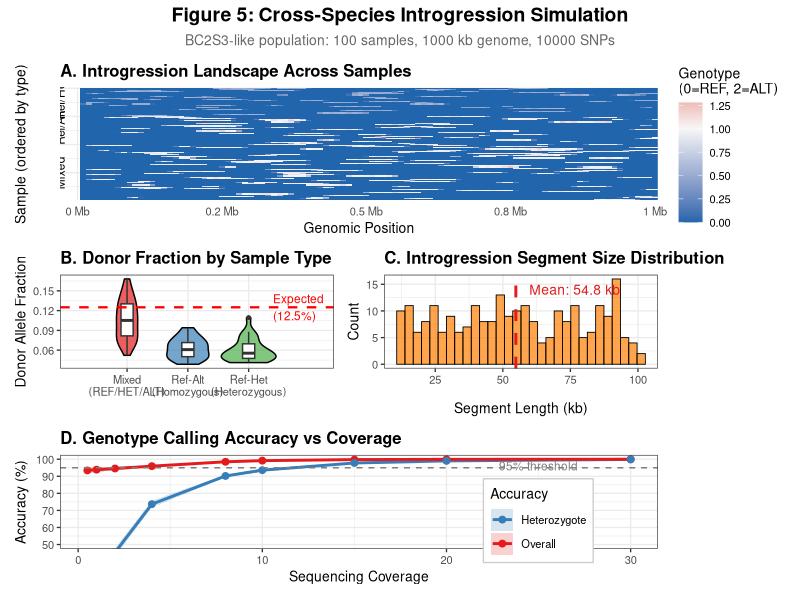
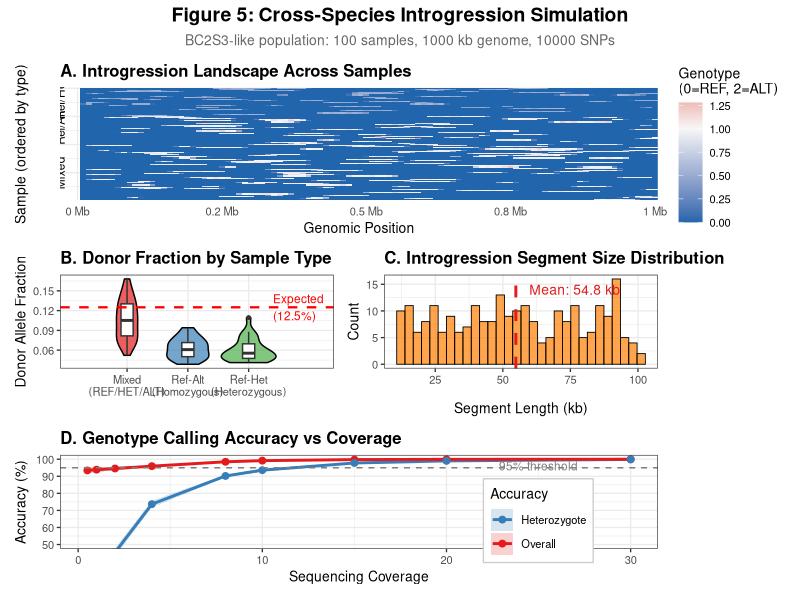

Here is the R script that generated these plots, in order:
#!/usr/bin/env Rscript
# Figure 5: Cross-Species Introgression Simulation
# Demonstrates BC2S3-like introgression breeding simulation
#
# Panels:
#   A: Introgression landscape across samples (heatmap)
#   B: Donor fraction distribution by sample type
#   C: Introgression segment size distribution
#   D: Genotype accuracy at different coverages
#
# Usage: Rscript scripts/paper_fig/fig5_introgression_simulation.R

library(ggplot2)
library(patchwork)
library(data.table)

# Output directory
out_dir <- "scripts/paper_fig/output"
dir.create(out_dir, showWarnings = FALSE, recursive = TRUE)

cat("=== Figure 5: Cross-Species Introgression Simulation ===\n")

# -----------------------------------------------------------------------------
# Simulate BC2S3-like introgression population
# -----------------------------------------------------------------------------

set.seed(42)

# Parameters (matching 22_simulate_controlled_introgressions.R)
genome_size <- 1000000  # 1 Mb for speed
n_samples <- 100
n_snps <- 10000
snp_positions <- sort(sample(1:genome_size, n_snps))

# Sample types
n_mixed <- 50      # REF, HET, ALT
n_ref_alt <- 25    # Homozygous only
n_ref_het <- 25    # REF and HET only

cat("Simulating introgression population...\n")
cat("  Genome size:", genome_size, "bp\n")
cat("  Samples:", n_samples, "\n")
cat("  SNPs:", n_snps, "\n")

# Generate introgression segments for each sample
generate_introgressions <- function(genome_size, target_frac = 0.125,
                                    min_len = 10000, max_len = 100000) {
  segments <- list()
  total_introg <- 0
  target_bp <- genome_size * target_frac

  while (total_introg < target_bp * 0.8) {
    start <- sample(1:(genome_size - min_len), 1)
    len <- runif(1, min_len, max_len)
    end <- min(start + len, genome_size)

    segments[[length(segments) + 1]] <- c(start, end)
    total_introg <- total_introg + (end - start)

    if (length(segments) > 20) break  # Safety limit
  }

  do.call(rbind, segments)
}

# Generate genotypes based on introgression segments
generate_genotypes <- function(snp_positions, introgressions, sample_type) {
  n_snps <- length(snp_positions)
  genotypes <- rep(0, n_snps)  # Default: REF/REF

  if (is.null(introgressions) || nrow(introgressions) == 0) {
    return(genotypes)
  }

  # Mark SNPs in introgression regions
  for (i in 1:nrow(introgressions)) {
    in_region <- snp_positions >= introgressions[i, 1] &
                 snp_positions <= introgressions[i, 2]

    if (sample_type == "mixed") {
      # Random genotypes: 0, 1, or 2
      genotypes[in_region] <- sample(0:2, sum(in_region), replace = TRUE,
                                     prob = c(0.25, 0.5, 0.25))
    } else if (sample_type == "ref_alt") {
      # Homozygous only: 0 or 2
      genotypes[in_region] <- sample(c(0, 2), sum(in_region), replace = TRUE)
    } else if (sample_type == "ref_het") {
      # REF or HET only: 0 or 1
      genotypes[in_region] <- sample(0:1, sum(in_region), replace = TRUE)
    }
  }

  genotypes
}

# Generate all samples
samples <- list()
sample_info <- data.frame(
  sample_id = character(),
  type = character(),
  donor_fraction = numeric(),
  n_introgressions = integer(),
  stringsAsFactors = FALSE
)

for (i in 1:n_samples) {
  if (i <= n_mixed) {
    type <- "mixed"
  } else if (i <= n_mixed + n_ref_alt) {
    type <- "ref_alt"
  } else {
    type <- "ref_het"
  }

  # Generate introgressions
  introg <- generate_introgressions(genome_size,
                                    target_frac = runif(1, 0.08, 0.18))

  # Generate genotypes
  geno <- generate_genotypes(snp_positions, introg, type)

  samples[[i]] <- list(
    genotypes = geno,
    introgressions = introg,
    type = type
  )

  # Calculate donor fraction
  donor_frac <- mean(geno > 0)

  sample_info <- rbind(sample_info, data.frame(
    sample_id = paste0("sample", i),
    type = type,
    donor_fraction = donor_frac,
    n_introgressions = nrow(introg),
    stringsAsFactors = FALSE
  ))
}

cat("Sample types:\n")
print(table(sample_info$type))

# -----------------------------------------------------------------------------
# Panel A: Introgression Landscape (Heatmap)
# -----------------------------------------------------------------------------

cat("\nGenerating Panel A: Introgression Landscape...\n")

# Create genotype matrix for heatmap
geno_matrix <- do.call(rbind, lapply(samples, function(s) s$genotypes))
rownames(geno_matrix) <- sample_info$sample_id

# Bin SNPs for visualization
n_bins <- 100
bin_size <- ceiling(n_snps / n_bins)
binned_geno <- matrix(0, nrow = n_samples, ncol = n_bins)

for (b in 1:n_bins) {
  start_idx <- (b - 1) * bin_size + 1
  end_idx <- min(b * bin_size, n_snps)
  binned_geno[, b] <- rowMeans(geno_matrix[, start_idx:end_idx, drop = FALSE])
}

# Convert to long format
heatmap_data <- expand.grid(
  sample = 1:n_samples,
  bin = 1:n_bins
)
heatmap_data$value <- as.vector(binned_geno)
heatmap_data$type <- sample_info$type[heatmap_data$sample]

# Order samples by type and donor fraction
sample_order <- order(sample_info$type, sample_info$donor_fraction)
heatmap_data$sample_ordered <- match(heatmap_data$sample, sample_order)

panel_a <- ggplot(heatmap_data, aes(x = bin, y = sample_ordered, fill = value)) +
  geom_tile() +
  scale_fill_gradient2(low = "#2166AC", mid = "#F7F7F7", high = "#B2182B",
                       midpoint = 1, name = "Genotype\n(0=REF, 2=ALT)") +
  scale_x_continuous(expand = c(0, 0),
                     labels = function(x) paste0(round(x/n_bins * genome_size/1e6, 1), " Mb")) +
  scale_y_continuous(expand = c(0, 0)) +
  labs(
    title = "A. Introgression Landscape Across Samples",
    x = "Genomic Position",
    y = "Sample (ordered by type)"
  ) +
  theme_minimal(base_size = 10) +
  theme(
    plot.title = element_text(face = "bold", size = 12),
    axis.text.y = element_blank(),
    legend.position = "right"
  ) +
  # Add type annotations
  annotate("text", x = -3, y = 25, label = "Mixed", angle = 90, size = 3, hjust = 0.5) +
  annotate("text", x = -3, y = 65, label = "Ref/Alt", angle = 90, size = 3, hjust = 0.5) +
  annotate("text", x = -3, y = 90, label = "Ref/Het", angle = 90, size = 3, hjust = 0.5)

# -----------------------------------------------------------------------------
# Panel B: Donor Fraction Distribution
# -----------------------------------------------------------------------------

cat("Generating Panel B: Donor Fraction Distribution...\n")

sample_info$type_label <- factor(sample_info$type,
  levels = c("mixed", "ref_alt", "ref_het"),
  labels = c("Mixed\n(REF/HET/ALT)", "Ref-Alt\n(Homozygous)", "Ref-Het\n(Heterozygous)"))

panel_b <- ggplot(sample_info, aes(x = type_label, y = donor_fraction, fill = type_label)) +
  geom_violin(alpha = 0.7, color = "black") +
  geom_boxplot(width = 0.2, fill = "white", outlier.size = 1) +
  geom_hline(yintercept = 0.125, linetype = "dashed", color = "red", linewidth = 0.8) +
  scale_fill_manual(values = c("#E41A1C", "#377EB8", "#4DAF4A")) +
  annotate("text", x = 3.4, y = 0.125, label = "Expected\n(12.5%)",
           color = "red", size = 3, hjust = 0) +
  labs(
    title = "B. Donor Fraction by Sample Type",
    x = "",
    y = "Donor Allele Fraction"
  ) +
  theme_bw(base_size = 10) +
  theme(
    plot.title = element_text(face = "bold", size = 12),
    legend.position = "none"
  ) +
  coord_cartesian(xlim = c(0.5, 3.8))

# -----------------------------------------------------------------------------
# Panel C: Introgression Segment Size Distribution
# -----------------------------------------------------------------------------

cat("Generating Panel C: Segment Size Distribution...\n")

# Collect all introgression segments
all_segments <- list()
for (i in 1:n_samples) {
  introg <- samples[[i]]$introgressions
  if (!is.null(introg) && nrow(introg) > 0) {
    for (j in 1:nrow(introg)) {
      all_segments[[length(all_segments) + 1]] <- data.frame(
        sample = i,
        type = samples[[i]]$type,
        start = introg[j, 1],
        end = introg[j, 2],
        length = introg[j, 2] - introg[j, 1]
      )
    }
  }
}
segment_df <- do.call(rbind, all_segments)

panel_c <- ggplot(segment_df, aes(x = length / 1000)) +
  geom_histogram(bins = 30, fill = "#FF7F00", color = "black",
                 alpha = 0.7, linewidth = 0.3) +
  geom_vline(xintercept = mean(segment_df$length) / 1000,
             linetype = "dashed", color = "#E41A1C", linewidth = 1) +
  annotate("text", x = mean(segment_df$length) / 1000 + 5, y = Inf,
           label = sprintf("Mean: %.1f kb", mean(segment_df$length) / 1000),
           vjust = 2, hjust = 0, color = "#E41A1C", size = 3.5) +
  labs(
    title = "C. Introgression Segment Size Distribution",
    x = "Segment Length (kb)",
    y = "Count"
  ) +
  theme_bw(base_size = 10) +
  theme(plot.title = element_text(face = "bold", size = 12))

# -----------------------------------------------------------------------------
# Panel D: Genotype Accuracy vs Coverage
# -----------------------------------------------------------------------------

cat("Generating Panel D: Genotype Accuracy vs Coverage...\n")

# Simulate genotype calling accuracy at different coverages
# Based on binomial sampling of reads
simulate_gl_accuracy <- function(true_geno, coverage, error_rate = 0.01) {
  n_snps <- length(true_geno)
  called_geno <- numeric(n_snps)

  for (i in 1:n_snps) {
    # Expected allele frequency based on true genotype
    true_af <- true_geno[i] / 2

    # Sample reads
    n_reads <- rpois(1, coverage)
    if (n_reads == 0) {
      called_geno[i] <- NA
      next
    }

    # Alt reads with error
    n_alt <- rbinom(1, n_reads, true_af * (1 - error_rate) + (1 - true_af) * error_rate)
    obs_af <- n_alt / n_reads

    # Call genotype
    if (obs_af < 0.2) {
      called_geno[i] <- 0
    } else if (obs_af > 0.8) {
      called_geno[i] <- 2
    } else {
      called_geno[i] <- 1
    }
  }

  # Calculate accuracy
  valid <- !is.na(called_geno)
  accuracy <- mean(called_geno[valid] == true_geno[valid])
  het_accuracy <- NA
  if (sum(true_geno == 1 & valid) > 0) {
    het_accuracy <- mean(called_geno[true_geno == 1 & valid] == 1)
  }

  c(accuracy = accuracy, het_accuracy = het_accuracy, missing = mean(!valid))
}

# Test at multiple coverages
coverages <- c(0.5, 1, 2, 4, 8, 10, 15, 20, 30)
accuracy_results <- list()

for (cov in coverages) {
  cat("  Testing coverage:", cov, "x\n")

  # Use first 10 mixed samples
  for (s in 1:10) {
    true_geno <- samples[[s]]$genotypes
    acc <- simulate_gl_accuracy(true_geno, cov)

    accuracy_results[[length(accuracy_results) + 1]] <- data.frame(
      coverage = cov,
      sample = s,
      accuracy = acc["accuracy"],
      het_accuracy = acc["het_accuracy"],
      missing = acc["missing"]
    )
  }
}

accuracy_df <- do.call(rbind, accuracy_results)

# Summarize
accuracy_summary <- aggregate(cbind(accuracy, het_accuracy) ~ coverage,
                              data = accuracy_df,
                              FUN = function(x) c(mean = mean(x, na.rm = TRUE),
                                                  sd = sd(x, na.rm = TRUE)))
accuracy_summary <- do.call(data.frame, accuracy_summary)
names(accuracy_summary) <- c("coverage", "accuracy_mean", "accuracy_sd",
                             "het_accuracy_mean", "het_accuracy_sd")

# Long format for plotting
acc_long <- rbind(
  data.frame(coverage = accuracy_summary$coverage,
             metric = "Overall",
             mean = accuracy_summary$accuracy_mean,
             sd = accuracy_summary$accuracy_sd),
  data.frame(coverage = accuracy_summary$coverage,
             metric = "Heterozygote",
             mean = accuracy_summary$het_accuracy_mean,
             sd = accuracy_summary$het_accuracy_sd)
)

panel_d <- ggplot(acc_long, aes(x = coverage, y = mean * 100, color = metric)) +
  geom_ribbon(aes(ymin = (mean - sd) * 100, ymax = (mean + sd) * 100, fill = metric),
              alpha = 0.2, color = NA) +
  geom_line(linewidth = 1) +
  geom_point(size = 2) +
  scale_color_manual(values = c("#377EB8", "#E41A1C"), name = "Accuracy") +
  scale_fill_manual(values = c("#377EB8", "#E41A1C"), name = "Accuracy") +
  geom_hline(yintercept = 95, linetype = "dashed", color = "gray50") +
  annotate("text", x = 25, y = 96, label = "95% threshold", color = "gray50", size = 3) +
  labs(
    title = "D. Genotype Calling Accuracy vs Coverage",
    x = "Sequencing Coverage",
    y = "Accuracy (%)"
  ) +
  theme_bw(base_size = 10) +
  theme(
    plot.title = element_text(face = "bold", size = 12),
    legend.position = c(0.8, 0.3),
    legend.background = element_rect(fill = "white", color = "gray80")
  ) +
  coord_cartesian(ylim = c(50, 100))

# -----------------------------------------------------------------------------
# Combine panels
# -----------------------------------------------------------------------------

cat("\nCombining panels...\n")

fig5 <- (panel_a) / (panel_b | panel_c) / (panel_d) +
  plot_layout(heights = c(1.2, 1, 1)) +
  plot_annotation(
    title = "Figure 5: Cross-Species Introgression Simulation",
    subtitle = sprintf("BC2S3-like population: %d samples, %.0f kb genome, %d SNPs",
                       n_samples, genome_size/1000, n_snps),
    theme = theme(
      plot.title = element_text(face = "bold", size = 14, hjust = 0.5),
      plot.subtitle = element_text(size = 10, hjust = 0.5, color = "gray40")
    )
  )

# Save
ggsave(file.path(out_dir, "fig5_introgression_simulation.pdf"), fig5,
       width = 12, height = 14, dpi = 300)
ggsave(file.path(out_dir, "fig5_introgression_simulation.png"), fig5,
       width = 12, height = 14, dpi = 300)

cat("\nFigure 5 saved to:\n")
cat("  ", file.path(out_dir, "fig5_introgression_simulation.pdf"), "\n")
cat("  ", file.path(out_dir, "fig5_introgression_simulation.png"), "\n")

# -----------------------------------------------------------------------------
# Save source data
# -----------------------------------------------------------------------------

write.csv(sample_info, file.path(out_dir, "fig5_source_data_samples.csv"), row.names = FALSE)
write.csv(segment_df, file.path(out_dir, "fig5_source_data_segments.csv"), row.names = FALSE)
write.csv(accuracy_df, file.path(out_dir, "fig5_source_data_accuracy.csv"), row.names = FALSE)

cat("\nSource data saved.\n")
cat("\n=== Done ===\n")
